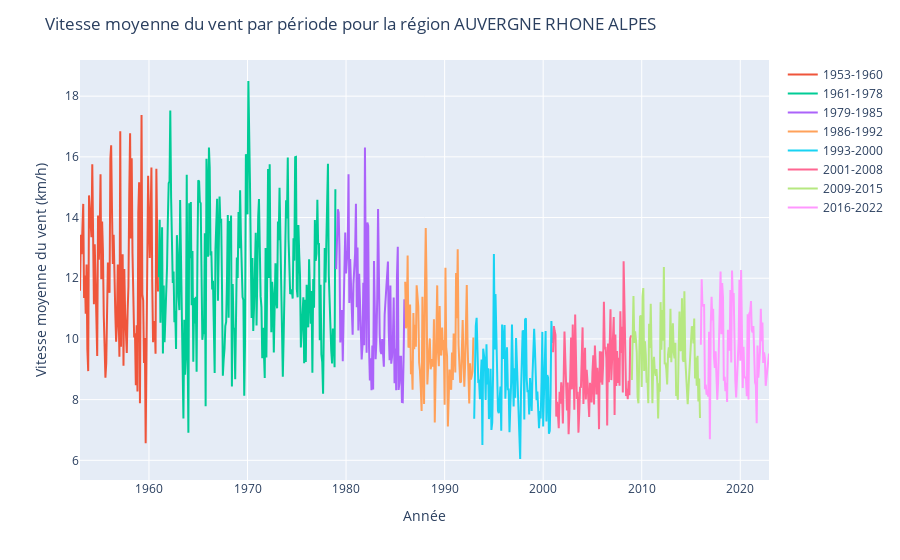
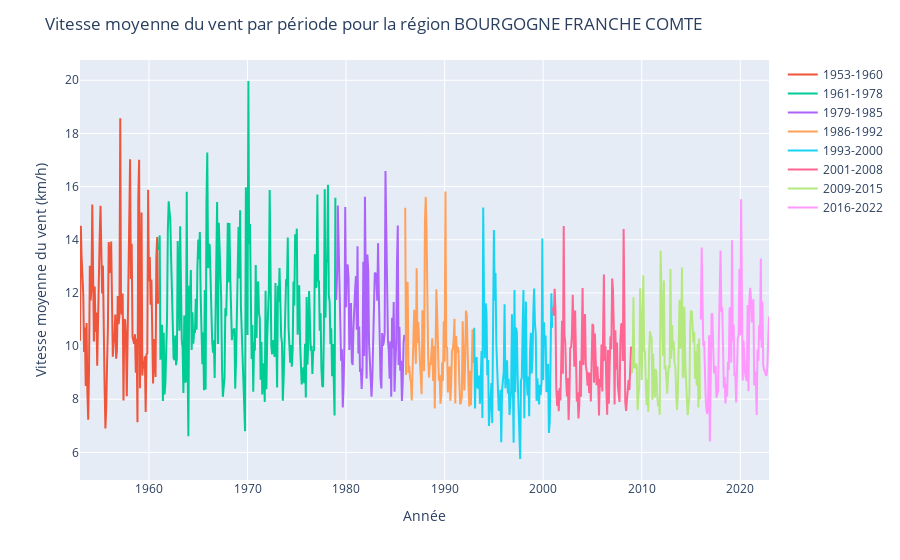
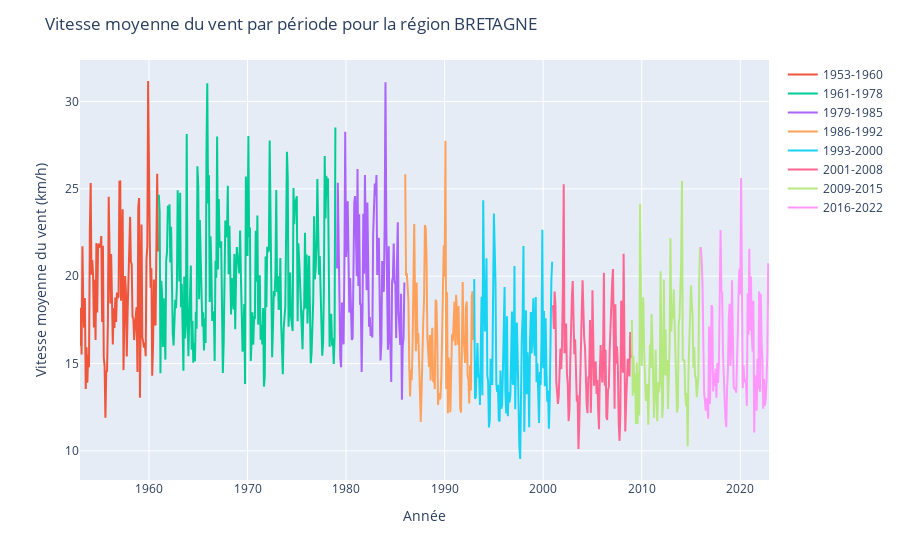
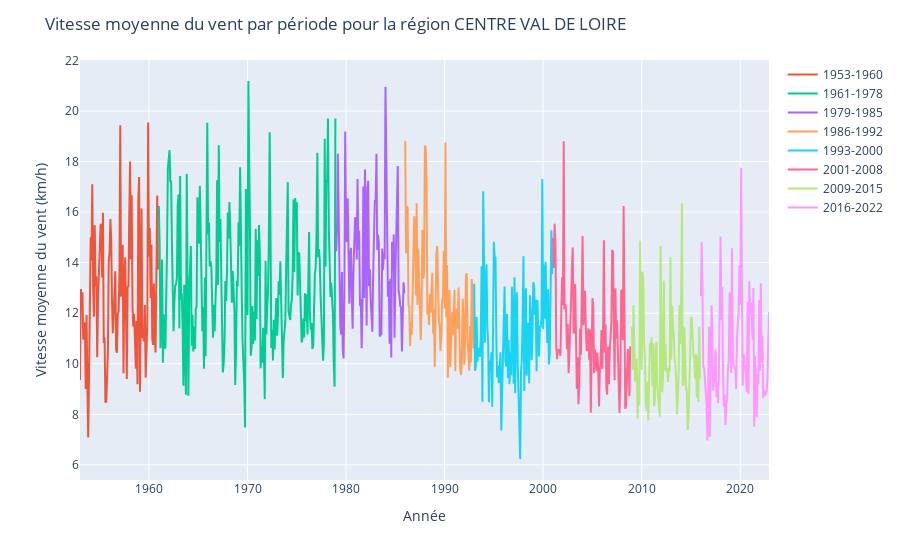

The code cell stored with these charts, in order, in its notebook:
### Code cell
import pandas as pd
import plotly.express as px

# Convert AAAAMM to datetime in the new DataFrame
df_date_region["AAAAMM"] = pd.to_datetime(df_date_region["AAAAMM"], format='%Y-%m-%d', errors='coerce')

# Define periods of interest
periods = [
    (1953, 1960),
    (1961, 1978),
    (1979, 1985),
    (1986, 1992),
    (1993, 2000),
    (2001, 2008),
    (2009, 2015),
    (2016, 2022)
]

# Calculate mean wind speed for each period and region, and store the results
mean_wind_speeds = []
for start_year, end_year in periods:
    for region in df_date_region['region'].unique():
        df_period_region = df_date_region[(df_date_region["AAAAMM"].dt.year >= start_year) & 
                                          (df_date_region["AAAAMM"].dt.year <= end_year) & 
                                          (df_date_region['region'] == region)]
        mean_wind_speed = df_period_region['vent_speed_inst_moy_mensu'].mean()
        mean_wind_speeds.append((start_year, end_year, region, mean_wind_speed))
        print(f"Vitesse moyenne du vent entre {start_year} et {end_year} pour la région {region}: {mean_wind_speed}")

# Create a separate line plot for each region
for region in df_date_region['region'].unique():
    fig = px.line()
    for start_year, end_year in periods:
        df_period_region = df_date_region[(df_date_region["AAAAMM"].dt.year >= start_year) & 
                                          (df_date_region["AAAAMM"].dt.year <= end_year) & 
                                          (df_date_region['region'] == region)]
        fig.add_scatter(x=df_period_region['AAAAMM'], y=df_period_region['vent_speed_inst_moy_mensu'], mode='lines', name=f'{start_year}-{end_year}')
    
    # Update layout for each region
    fig.update_layout(title=f'Vitesse moyenne du vent par période pour la région {region}',
                      xaxis_title='Année',
                      yaxis_title='Vitesse moyenne du vent (km/h)')
    fig.show()
